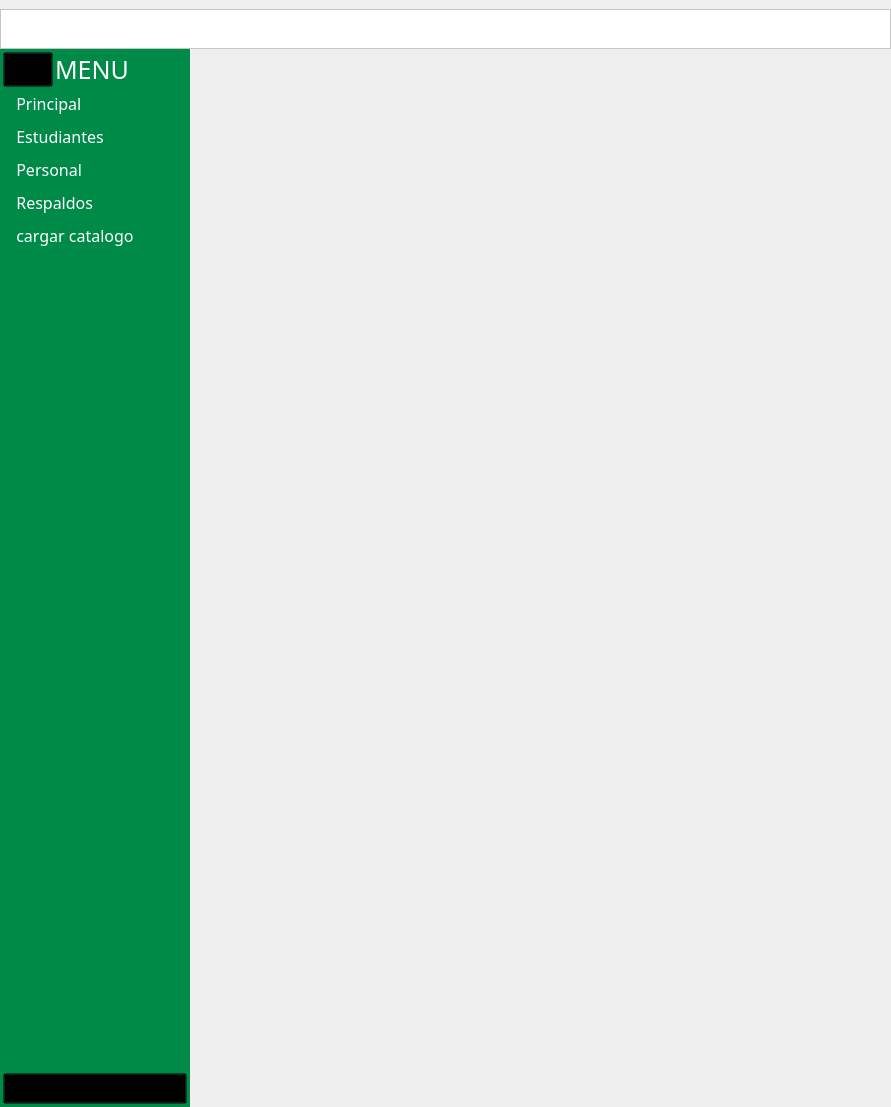
<?xml version="1.0" encoding="UTF-8"?>
<ui version="4.0">
 <class>VentanaPrincipal</class>
 <widget class="QMainWindow" name="VentanaPrincipal">
  <property name="geometry">
   <rect>
    <x>0</x>
    <y>0</y>
    <width>891</width>
    <height>1107</height>
   </rect>
  </property>
  <property name="windowTitle">
   <string>MainWindow</string>
  </property>
  <property name="styleSheet">
   <string notr="true"/>
  </property>
  <widget class="QWidget" name="centralwidget">
   <layout class="QGridLayout" name="gridLayout">
    <property name="leftMargin">
     <number>0</number>
    </property>
    <property name="rightMargin">
     <number>0</number>
    </property>
    <property name="bottomMargin">
     <number>0</number>
    </property>
    <property name="spacing">
     <number>0</number>
    </property>
    <item row="1" column="1">
     <widget class="QStackedWidget" name="stacked_widget">
      <widget class="QWidget" name="page"/>
      <widget class="QWidget" name="page_2"/>
     </widget>
    </item>
    <item row="1" column="0">
     <widget class="QScrollArea" name="area_scroll_side_bar">
      <property name="maximumSize">
       <size>
        <width>190</width>
        <height>16777215</height>
       </size>
      </property>
      <property name="styleSheet">
       <string notr="true">QScrollArea{

	
	
	background-color: rgb(0, 138, 71);
	padding: 3px 3px;
}</string>
      </property>
      <property name="frameShape">
       <enum>QFrame::NoFrame</enum>
      </property>
      <property name="horizontalScrollBarPolicy">
       <enum>Qt::ScrollBarAlwaysOff</enum>
      </property>
      <property name="widgetResizable">
       <bool>true</bool>
      </property>
      <widget class="QWidget" name="scrollAreaWidgetContents">
       <property name="geometry">
        <rect>
         <x>0</x>
         <y>0</y>
         <width>184</width>
         <height>1042</height>
        </rect>
       </property>
       <property name="styleSheet">
        <string notr="true">background:transparent;</string>
       </property>
       <layout class="QHBoxLayout" name="horizontalLayout_3">
        <property name="spacing">
         <number>0</number>
        </property>
        <property name="leftMargin">
         <number>0</number>
        </property>
        <property name="topMargin">
         <number>0</number>
        </property>
        <property name="rightMargin">
         <number>0</number>
        </property>
        <property name="bottomMargin">
         <number>0</number>
        </property>
        <item>
         <widget class="QFrame" name="side_bar">
          <property name="styleSheet">
           <string notr="true">QFrame{

background-color: transparent;
}</string>
          </property>
          <property name="frameShape">
           <enum>QFrame::NoFrame</enum>
          </property>
          <property name="frameShadow">
           <enum>QFrame::Raised</enum>
          </property>
          <layout class="QVBoxLayout" name="verticalLayout_2">
           <property name="spacing">
            <number>0</number>
           </property>
           <property name="leftMargin">
            <number>0</number>
           </property>
           <property name="topMargin">
            <number>0</number>
           </property>
           <property name="rightMargin">
            <number>0</number>
           </property>
           <property name="bottomMargin">
            <number>0</number>
           </property>
           <item alignment="Qt::AlignLeft">
            <widget class="QFrame" name="frame">
             <property name="font">
              <font>
               <family>Franklin Gothic Demi Cond</family>
               <weight>50</weight>
               <bold>false</bold>
              </font>
             </property>
             <property name="styleSheet">
              <string notr="true">QFrame{

	padding:0px 0px 0px 0px;

}
</string>
             </property>
             <layout class="QHBoxLayout" name="horizontalLayout_2">
              <property name="spacing">
               <number>2</number>
              </property>
              <property name="sizeConstraint">
               <enum>QLayout::SetNoConstraint</enum>
              </property>
              <property name="leftMargin">
               <number>0</number>
              </property>
              <property name="topMargin">
               <number>0</number>
              </property>
              <property name="rightMargin">
               <number>0</number>
              </property>
              <property name="bottomMargin">
               <number>0</number>
              </property>
              <item alignment="Qt::AlignLeft">
               <widget class="QPushButton" name="boton_menu">
                <property name="maximumSize">
                 <size>
                  <width>62</width>
                  <height>16777215</height>
                 </size>
                </property>
                <property name="font">
                 <font>
                  <family>Franklin Gothic Demi Cond</family>
                  <pointsize>12</pointsize>
                  <weight>75</weight>
                  <bold>true</bold>
                 </font>
                </property>
                <property name="styleSheet">
                 <string notr="true">QPushButton {
    /* Mantiene el icono a la izquierda y el texto más a la derecha */
    text-align: left;
    
	background:transparent; 
	
	color: rgb(255, 255, 255);
	

	padding:5px 0px 5px 5px;

}

QPushButton:hover {


	
	background-color: rgb(0, 89, 45);

}

QPushButton:checked{


	
	background-color: rgb(0, 89, 45);

}



</string>
                </property>
                <property name="text">
                 <string/>
                </property>
                <property name="icon">
                 <iconset>
                  <normaloff>../recursos_de_imagenes/iconos_de_interfaz/menu.png</normaloff>../recursos_de_imagenes/iconos_de_interfaz/menu.png</iconset>
                </property>
                <property name="iconSize">
                 <size>
                  <width>30</width>
                  <height>30</height>
                 </size>
                </property>
                <property name="checkable">
                 <bool>false</bool>
                </property>
                <property name="autoDefault">
                 <bool>false</bool>
                </property>
                <property name="default">
                 <bool>false</bool>
                </property>
                <property name="flat">
                 <bool>false</bool>
                </property>
               </widget>
              </item>
              <item alignment="Qt::AlignLeft">
               <widget class="QLabel" name="label_menu">
                <property name="sizePolicy">
                 <sizepolicy hsizetype="Preferred" vsizetype="Preferred">
                  <horstretch>10</horstretch>
                  <verstretch>0</verstretch>
                 </sizepolicy>
                </property>
                <property name="maximumSize">
                 <size>
                  <width>80</width>
                  <height>50</height>
                 </size>
                </property>
                <property name="font">
                 <font>
                  <family>Franklin Gothic Demi Cond</family>
                  <pointsize>19</pointsize>
                  <weight>50</weight>
                  <bold>false</bold>
                 </font>
                </property>
                <property name="styleSheet">
                 <string notr="true">QLabel{

	
	color: rgb(255, 255, 255);
	padding:0px;

}</string>
                </property>
                <property name="text">
                 <string>MENU</string>
                </property>
               </widget>
              </item>
             </layout>
            </widget>
           </item>
           <item>
            <widget class="QPushButton" name="boton_principal">
             <property name="enabled">
              <bool>true</bool>
             </property>
             <property name="font">
              <font>
               <family>Franklin Gothic Demi Cond</family>
               <pointsize>12</pointsize>
               <weight>50</weight>
               <bold>false</bold>
              </font>
             </property>
             <property name="styleSheet">
              <string notr="true">QPushButton {
    /* Mantiene el icono a la izquierda y el texto más a la derecha */
    text-align: left;
    

	background:transparent; 
	
	color: rgb(255, 255, 255);
	border:none;
	padding:5px 0px 5px 5px;

}

QPushButton:hover {


	
	background-color: rgb(0, 89, 45);

}

QPushButton:checked{


	
	background-color: rgb(0, 89, 45);
	border-left:3px solid rgb(0, 183, 72);
	padding-left:4px;

}

QPushButton:disabled{

	
	background-color: rgb(0, 92, 47)

}


</string>
             </property>
             <property name="text">
              <string>  Principal</string>
             </property>
             <property name="icon">
              <iconset>
               <normaloff>../recursos_de_imagenes/iconos_de_interfaz/hogar.png</normaloff>../recursos_de_imagenes/iconos_de_interfaz/hogar.png</iconset>
             </property>
             <property name="iconSize">
              <size>
               <width>30</width>
               <height>30</height>
              </size>
             </property>
             <property name="checkable">
              <bool>true</bool>
             </property>
             <property name="autoRepeat">
              <bool>true</bool>
             </property>
             <property name="autoExclusive">
              <bool>true</bool>
             </property>
            </widget>
           </item>
           <item>
            <widget class="QPushButton" name="boton_estudiante">
             <property name="font">
              <font>
               <family>Franklin Gothic Demi Cond</family>
               <pointsize>12</pointsize>
               <weight>50</weight>
               <bold>false</bold>
              </font>
             </property>
             <property name="styleSheet">
              <string notr="true">QPushButton {
    /* Mantiene el icono a la izquierda y el texto más a la derecha */
    text-align: left;
    

	background:transparent; 
	
	color: rgb(255, 255, 255);
	border:none;
	padding:5px 0px 5px 5px;

}

QPushButton:hover {


	
	background-color: rgb(0, 89, 45);

}

QPushButton:checked{


	
	background-color: rgb(0, 89, 45);
	border-left:3px solid rgb(0, 183, 72);
	padding-left:4px;

}

QPushButton:disabled{

	
	background-color: rgb(0, 92, 47)

}


</string>
             </property>
             <property name="text">
              <string>  Estudiantes</string>
             </property>
             <property name="icon">
              <iconset>
               <normaloff>../recursos_de_imagenes/iconos_de_interfaz/estudiantes.png</normaloff>../recursos_de_imagenes/iconos_de_interfaz/estudiantes.png</iconset>
             </property>
             <property name="iconSize">
              <size>
               <width>30</width>
               <height>30</height>
              </size>
             </property>
             <property name="checkable">
              <bool>true</bool>
             </property>
             <property name="autoRepeat">
              <bool>true</bool>
             </property>
             <property name="autoExclusive">
              <bool>true</bool>
             </property>
             <property name="autoDefault">
              <bool>false</bool>
             </property>
             <property name="default">
              <bool>false</bool>
             </property>
             <property name="flat">
              <bool>false</bool>
             </property>
            </widget>
           </item>
           <item>
            <widget class="QPushButton" name="boton_personal">
             <property name="font">
              <font>
               <family>Franklin Gothic Demi Cond</family>
               <pointsize>12</pointsize>
               <weight>50</weight>
               <bold>false</bold>
              </font>
             </property>
             <property name="styleSheet">
              <string notr="true">QPushButton {
    /* Mantiene el icono a la izquierda y el texto más a la derecha */
    text-align: left;
    

	background:transparent; 
	
	color: rgb(255, 255, 255);
	border:none;
	padding:5px 0px 5px 5px;

}

QPushButton:hover {


	
	background-color: rgb(0, 89, 45);

}

QPushButton:checked{


	
	background-color: rgb(0, 89, 45);
	border-left:3px solid rgb(0, 183, 72);
	padding-left:4px;

}

QPushButton:disabled{

	
	background-color: rgb(0, 92, 47)

}


</string>
             </property>
             <property name="text">
              <string>  Personal</string>
             </property>
             <property name="icon">
              <iconset>
               <normaloff>../recursos_de_imagenes/iconos_de_interfaz/empleado.png</normaloff>../recursos_de_imagenes/iconos_de_interfaz/empleado.png</iconset>
             </property>
             <property name="iconSize">
              <size>
               <width>30</width>
               <height>30</height>
              </size>
             </property>
             <property name="checkable">
              <bool>true</bool>
             </property>
             <property name="autoRepeat">
              <bool>true</bool>
             </property>
             <property name="autoExclusive">
              <bool>true</bool>
             </property>
            </widget>
           </item>
           <item>
            <widget class="QPushButton" name="boton_respaldo">
             <property name="font">
              <font>
               <family>Franklin Gothic Demi Cond</family>
               <pointsize>12</pointsize>
               <weight>50</weight>
               <bold>false</bold>
              </font>
             </property>
             <property name="styleSheet">
              <string notr="true">QPushButton {
    /* Mantiene el icono a la izquierda y el texto más a la derecha */
    text-align: left;
    

	background:transparent; 
	
	color: rgb(255, 255, 255);
	border:none;
	padding:5px 0px 5px 5px;

}

QPushButton:hover {


	
	background-color: rgb(0, 89, 45);

}

QPushButton:checked{


	
	background-color: rgb(0, 89, 45);
	border-left:3px solid rgb(0, 183, 72);
	padding-left:4px;

}

QPushButton:disabled{

	
	background-color: rgb(0, 92, 47)

}


</string>
             </property>
             <property name="text">
              <string>  Respaldos</string>
             </property>
             <property name="icon">
              <iconset>
               <normaloff>../recursos_de_imagenes/iconos_de_interfaz/respaldo.png</normaloff>../recursos_de_imagenes/iconos_de_interfaz/respaldo.png</iconset>
             </property>
             <property name="iconSize">
              <size>
               <width>30</width>
               <height>30</height>
              </size>
             </property>
             <property name="checkable">
              <bool>true</bool>
             </property>
             <property name="autoRepeat">
              <bool>true</bool>
             </property>
             <property name="autoExclusive">
              <bool>true</bool>
             </property>
            </widget>
           </item>
           <item>
            <widget class="QPushButton" name="boton_cargar_catologo">
             <property name="enabled">
              <bool>true</bool>
             </property>
             <property name="font">
              <font>
               <family>Franklin Gothic Demi Cond</family>
               <pointsize>12</pointsize>
               <weight>50</weight>
               <bold>false</bold>
              </font>
             </property>
             <property name="styleSheet">
              <string notr="true">QPushButton {
    /* Mantiene el icono a la izquierda y el texto más a la derecha */
    text-align: left;
    

	background:transparent; 
	
	color: rgb(255, 255, 255);
	border:none;
	padding:5px 0px 5px 5px;

}

QPushButton:hover {


	
	background-color: rgb(0, 89, 45);

}

QPushButton:checked{


	
	background-color: rgb(0, 89, 45);
	border-left:3px solid rgb(0, 183, 72);
	padding-left:4px;

}

QPushButton:disabled{

	
	background-color: rgb(0, 92, 47)

}


</string>
             </property>
             <property name="text">
              <string>  cargar catalogo</string>
             </property>
             <property name="icon">
              <iconset>
               <normaloff>../recursos_de_imagenes/iconos_de_interfaz/catalogar.png</normaloff>../recursos_de_imagenes/iconos_de_interfaz/catalogar.png</iconset>
             </property>
             <property name="iconSize">
              <size>
               <width>30</width>
               <height>30</height>
              </size>
             </property>
             <property name="checkable">
              <bool>true</bool>
             </property>
             <property name="autoRepeat">
              <bool>true</bool>
             </property>
             <property name="autoExclusive">
              <bool>true</bool>
             </property>
            </widget>
           </item>
           <item>
            <spacer name="verticalSpacer">
             <property name="font">
              <font>
               <family>Franklin Gothic Demi Cond</family>
              </font>
             </property>
             <property name="orientation">
              <enum>Qt::Vertical</enum>
             </property>
             <property name="sizeHint" stdset="0">
              <size>
               <width>20</width>
               <height>49</height>
              </size>
             </property>
            </spacer>
           </item>
           <item alignment="Qt::AlignBottom">
            <widget class="QPushButton" name="boton_salir">
             <property name="font">
              <font>
               <family>Franklin Gothic Demi Cond</family>
               <pointsize>12</pointsize>
               <weight>50</weight>
               <bold>false</bold>
              </font>
             </property>
             <property name="styleSheet">
              <string notr="true">QPushButton {
    /* Mantiene el icono a la izquierda y el texto más a la derecha */
    text-align: left;
    

	background:transparent; 
	
	color: rgb(255, 255, 255);
	

	padding:5px 0px 5px 10px;

}

QPushButton:hover {


	
	background-color: rgb(0, 89, 45);

}

QPushButton:checked{


	
	background-color: rgb(0, 89, 45);

}


QPushButton:disabled{\n\n	\n	background-color: rgb(0, 92, 47)}</string>
             </property>
             <property name="text">
              <string>salir</string>
             </property>
             <property name="icon">
              <iconset>
               <normaloff>../recursos_de_imagenes/iconos_de_interfaz/cerrar_sesion.png</normaloff>../recursos_de_imagenes/iconos_de_interfaz/cerrar_sesion.png</iconset>
             </property>
             <property name="iconSize">
              <size>
               <width>30</width>
               <height>30</height>
              </size>
             </property>
             <property name="checkable">
              <bool>false</bool>
             </property>
            </widget>
           </item>
          </layout>
         </widget>
        </item>
       </layout>
      </widget>
     </widget>
    </item>
    <item row="0" column="0" colspan="2">
     <widget class="QFrame" name="espacio_princiapl">
      <property name="maximumSize">
       <size>
        <width>16777215</width>
        <height>50</height>
       </size>
      </property>
      <property name="styleSheet">
       <string notr="true">background-color: rgb(255, 255, 255);</string>
      </property>
      <property name="frameShape">
       <enum>QFrame::StyledPanel</enum>
      </property>
      <property name="frameShadow">
       <enum>QFrame::Raised</enum>
      </property>
      <layout class="QHBoxLayout" name="horizontalLayout">
       <item>
        <widget class="QLabel" name="logo_zona_educativa">
         <property name="sizePolicy">
          <sizepolicy hsizetype="Fixed" vsizetype="Fixed">
           <horstretch>0</horstretch>
           <verstretch>0</verstretch>
          </sizepolicy>
         </property>
         <property name="maximumSize">
          <size>
           <width>100</width>
           <height>40</height>
          </size>
         </property>
         <property name="styleSheet">
          <string notr="true">border:none;</string>
         </property>
         <property name="text">
          <string/>
         </property>
         <property name="pixmap">
          <pixmap>../recursos_de_imagenes/logo_zona_educativa.PNG</pixmap>
         </property>
         <property name="scaledContents">
          <bool>true</bool>
         </property>
        </widget>
       </item>
       <item>
        <spacer name="horizontalSpacer">
         <property name="orientation">
          <enum>Qt::Horizontal</enum>
         </property>
         <property name="sizeHint" stdset="0">
          <size>
           <width>40</width>
           <height>20</height>
          </size>
         </property>
        </spacer>
       </item>
       <item>
        <widget class="QLabel" name="membrete">
         <property name="sizePolicy">
          <sizepolicy hsizetype="Preferred" vsizetype="Fixed">
           <horstretch>0</horstretch>
           <verstretch>0</verstretch>
          </sizepolicy>
         </property>
         <property name="maximumSize">
          <size>
           <width>230</width>
           <height>40</height>
          </size>
         </property>
         <property name="styleSheet">
          <string notr="true">border:none;</string>
         </property>
         <property name="text">
          <string/>
         </property>
         <property name="pixmap">
          <pixmap>../recursos_de_imagenes/membrete.PNG</pixmap>
         </property>
         <property name="scaledContents">
          <bool>true</bool>
         </property>
        </widget>
       </item>
       <item>
        <widget class="QLabel" name="logo_tela">
         <property name="sizePolicy">
          <sizepolicy hsizetype="Fixed" vsizetype="Fixed">
           <horstretch>0</horstretch>
           <verstretch>0</verstretch>
          </sizepolicy>
         </property>
         <property name="minimumSize">
          <size>
           <width>0</width>
           <height>0</height>
          </size>
         </property>
         <property name="maximumSize">
          <size>
           <width>50</width>
           <height>40</height>
          </size>
         </property>
         <property name="sizeIncrement">
          <size>
           <width>0</width>
           <height>0</height>
          </size>
         </property>
         <property name="baseSize">
          <size>
           <width>0</width>
           <height>0</height>
          </size>
         </property>
         <property name="styleSheet">
          <string notr="true">border:none;</string>
         </property>
         <property name="text">
          <string/>
         </property>
         <property name="pixmap">
          <pixmap>../recursos_de_imagenes/Tela.png</pixmap>
         </property>
         <property name="scaledContents">
          <bool>true</bool>
         </property>
        </widget>
       </item>
       <item>
        <spacer name="horizontalSpacer_2">
         <property name="orientation">
          <enum>Qt::Horizontal</enum>
         </property>
         <property name="sizeHint" stdset="0">
          <size>
           <width>133</width>
           <height>20</height>
          </size>
         </property>
        </spacer>
       </item>
       <item>
        <widget class="QLabel" name="logo_juventud">
         <property name="sizePolicy">
          <sizepolicy hsizetype="Preferred" vsizetype="Fixed">
           <horstretch>0</horstretch>
           <verstretch>0</verstretch>
          </sizepolicy>
         </property>
         <property name="maximumSize">
          <size>
           <width>60</width>
           <height>40</height>
          </size>
         </property>
         <property name="sizeIncrement">
          <size>
           <width>0</width>
           <height>0</height>
          </size>
         </property>
         <property name="styleSheet">
          <string notr="true">border:none;</string>
         </property>
         <property name="text">
          <string/>
         </property>
         <property name="pixmap">
          <pixmap>../recursos_de_imagenes/logo_juventud.PNG</pixmap>
         </property>
         <property name="scaledContents">
          <bool>true</bool>
         </property>
        </widget>
       </item>
      </layout>
     </widget>
    </item>
   </layout>
  </widget>
 </widget>
 <resources/>
 <connections/>
</ui>
